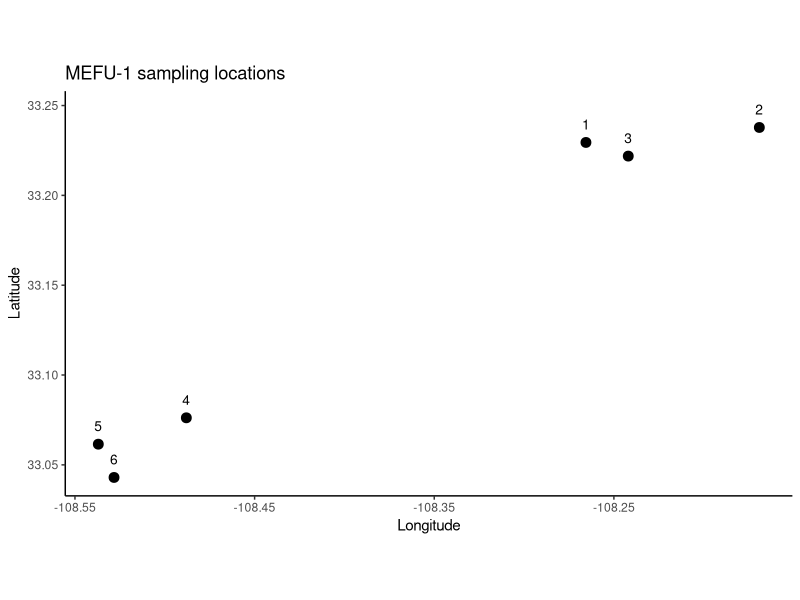
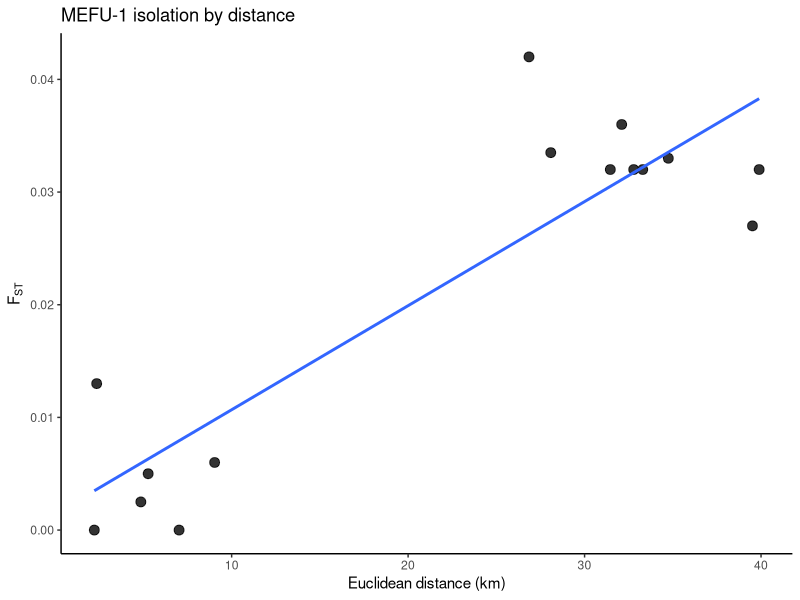

Generate these figures, in order, with R: (Note: this script raises an error after producing the figures.)
# -----------------------------
# MEFU-1 Meda fulgida (spikedace)
# sites + pairwise FST + IBD plot
# mutual 2009/2010 site-pairs averaged
# -----------------------------

library(ggplot2)
library(geosphere)

# ------------------------------
# paths
# ------------------------------
base_dir <- "/Users/johnmccall/Library/CloudStorage/OneDrive-TheOhioStateUniversity/Spring_2026/Landgen_DGS/DGS-Patterns-of-Fish-Diversity/DGS-Patterns-of-Fish-Diversity/Objective 2/Data/MEFU-1"

# -----------------------------
# 0) site coordinates
# approximate, anchored to named Gila locations
# -----------------------------
MEFU_1_coords <- data.frame(
  site = c("1", "2", "3", "4", "5", "6"),
  code = c("WF1", "MF", "WF2", "GM2", "GM3", "GM4"),
  lat = c(
    33.2294640,   # WF1
    33.2378021,   # MF
    33.2218611,   # WF2
    33.0761800,   # GM2 above Turkey Creek
    33.0615000,   # GM3 above Mogollon Creek / near Gila
    33.0429800    # GM4 below Mogollon Creek
  ),
  lon = c(
    -108.2655590,
    -108.1690382,
    -108.2420000,
    -108.4880000,
    -108.5370000,
    -108.5282500
  ),
  stringsAsFactors = FALSE
)

# -----------------------------
# 1) map of sampling locations
# -----------------------------
ggplot(MEFU_1_coords, aes(x = lon, y = lat)) +
  geom_point(size = 3) +
  geom_text(aes(label = site), nudge_y = 0.01, size = 3.5) +
  coord_fixed() +
  theme_classic() +
  labs(
    x = "Longitude",
    y = "Latitude",
    title = "MEFU-1 sampling locations"
  )

# -----------------------------
# 2) geographic distance matrix
# -----------------------------
geo_dist_km <- geosphere::distm(
  as.matrix(MEFU_1_coords[, c("lon", "lat")]),
  fun = geosphere::distHaversine
) / 1000

rownames(geo_dist_km) <- MEFU_1_coords$site
colnames(geo_dist_km) <- MEFU_1_coords$site
diag(geo_dist_km) <- 0

# -----------------------------
# 3) helper function
# -----------------------------
fill_sym_from_lower <- function(pops, vals, diag_val = 0) {
  
  n <- length(pops)
  
  stopifnot(length(vals) == n * (n - 1) / 2)
  
  mat <- matrix(
    0,
    nrow = n,
    ncol = n,
    dimnames = list(pops, pops)
  )
  
  k <- 1
  for (i in 2:n) {
    for (j in 1:(i - 1)) {
      mat[i, j] <- vals[k]
      mat[j, i] <- vals[k]
      k <- k + 1
    }
  }
  
  diag(mat) <- diag_val
  mat
}

# -----------------------------
# 4) pairwise FST matrix
# order: WF1, MF, WF2, GM2, GM3, GM4
# overlapping 2009/2010 pairs averaged:
# WF2-GM2 = mean(0.031, 0.036) = 0.0335
# WF2-GM3 = mean(0.037, 0.027) = 0.0320
# GM2-GM3 = mean(-0.002, 0.007) = 0.0025
# -----------------------------
fst_vals <- c(
  
  # MF
  0.006,
  
  # WF2
  0.013, 0.000,
  
  # GM2
  0.042, 0.033, 0.0335,
  
  # GM3
  0.032, 0.027, 0.0320, 0.0025,
  
  # GM4
  0.036, 0.032, 0.0320, 0.0050, 0.000
)

MEFU_1_fst <- fill_sym_from_lower(
  pops = MEFU_1_coords$site,
  vals = fst_vals,
  diag_val = 0
)

MEFU_1_fst <- pmax(MEFU_1_fst, 0)
diag(MEFU_1_fst) <- 0

# -----------------------------
# 5) pairwise dataframe for IBD plot
# -----------------------------
ibd_df <- data.frame(
  site1   = rownames(MEFU_1_fst)[row(MEFU_1_fst)[upper.tri(MEFU_1_fst)]],
  site2   = colnames(MEFU_1_fst)[col(MEFU_1_fst)[upper.tri(MEFU_1_fst)]],
  fst     = MEFU_1_fst[upper.tri(MEFU_1_fst)],
  dist_km = geo_dist_km[upper.tri(geo_dist_km)]
)

# -----------------------------
# 6) IBD plot
# -----------------------------
ggplot(ibd_df, aes(x = dist_km, y = fst)) +
  geom_point(size = 3, alpha = 0.8) +
  geom_smooth(method = "lm", se = FALSE) +
  theme_classic() +
  labs(
    x = "Euclidean distance (km)",
    y = expression(F[ST]),
    title = "MEFU-1 isolation by distance"
  )

# -----------------------------
# 7) quick checks
# -----------------------------
stopifnot(identical(rownames(MEFU_1_fst), MEFU_1_coords$site))
stopifnot(identical(colnames(MEFU_1_fst), MEFU_1_coords$site))
stopifnot(isTRUE(all.equal(MEFU_1_fst, t(MEFU_1_fst))))
stopifnot(all(diag(MEFU_1_fst) == 0))
stopifnot(all(diag(geo_dist_km) == 0))

# -----------------------------
# 8) save RData
# -----------------------------
out_dir <- file.path(base_dir, "data")

if (!dir.exists(out_dir)) {
  dir.create(out_dir, recursive = TRUE)
}

save(
  MEFU_1_fst,
  MEFU_1_coords,
  file = file.path(out_dir, "MEFU-1.RData")
)
